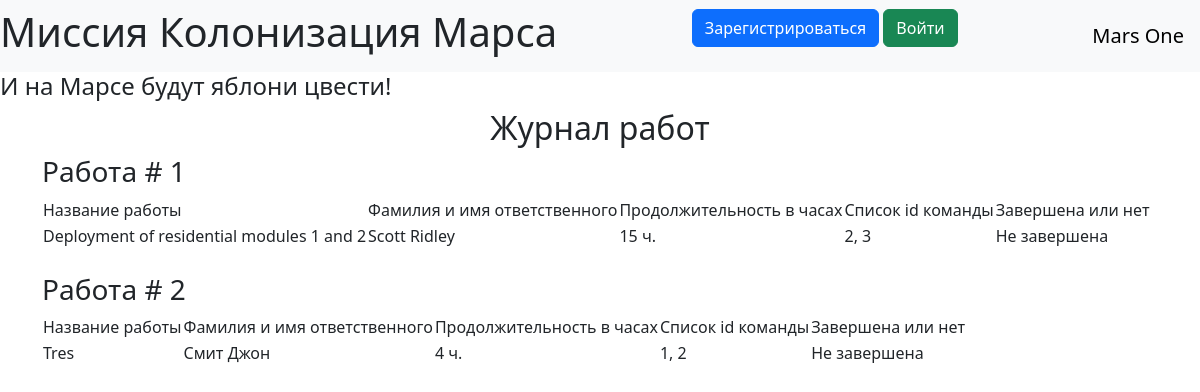
The app's page /, older data.
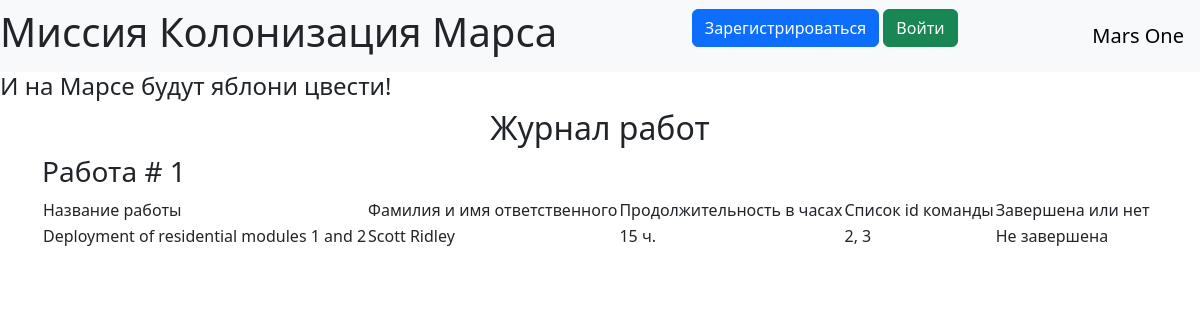
The same page, newer data.
### data/jobs.py (models this page shows)
class Jobs(SqlAlchemyBase, SerializerMixin):
    __tablename__ = 'jobs'
    id = sqlalchemy.Column(sqlalchemy.Integer,
                           primary_key=True, autoincrement=True)
    team_leader = sqlalchemy.Column(sqlalchemy.Integer,
                                    sqlalchemy.ForeignKey("users.id"))
    job = sqlalchemy.Column(sqlalchemy.String, nullable=True)
    work_size = sqlalchemy.Column(sqlalchemy.Integer, nullable=True)
    collaborators = sqlalchemy.Column(sqlalchemy.String, nullable=True)
    start_date = sqlalchemy.Column(sqlalchemy.DateTime,
                                   default=datetime.datetime.now)
    end_date = sqlalchemy.Column(sqlalchemy.DateTime,
                                 default=datetime.datetime.now)
    is_finished = sqlalchemy.Column(sqlalchemy.Boolean, default=True)
    user = orm.relationship('User')

### main.py (the view)
@app.route("/")
def index():
    db_sess = db_session.create_session()
    jobs = db_sess.query(Jobs).all()
    names = dict()
    for job in jobs:
        user = db_sess.query(User).filter(User.id == job.team_leader).first()
        names[job.team_leader] = user.surname + ' ' + user.name
    return render_template("index.html", jobs=jobs, names=names, title="Марсиане")

### data/db_session.py (called while the page is built)
def create_session() -> Session:
    global __factory
    return __factory()

### templates/index.html (shortened to what this page needs)
{% extends "base.html" %}
{% block content %}
<h2>Журнал работ</h2>
{% for job in jobs %}
<h3>Работа # {{ job.id }}</h3>
<div class="table_container">
    <table class="my_table">
        <tr class="my_row">
            <td class="title">Название работы</td>
            <td class="title">Фамилия и имя ответственного</td>
            <td class="title">Продолжительность в часах</td>
            <td class="title">Список id команды</td>
            <td class="title">Завершена или нет</td>
        </tr>
        <tr class="my_row">
            <td class="ordinary">{{ job.job.capitalize() }}</td>
            <td class="ordinary">{{ names[job.team_leader] }}</td>
            <td class="ordinary">{{ job.work_size }} ч.</td>
            <td class="ordinary">{{ job.collaborators }}</td>
            {% if job.is_finished %}
            <td class="ordinary">Завершена</td>
            {% else %}
            <td class="ordinary">Не завершена</td>
            {% endif %}
        </tr>
    </table>
</div>
<br>
{% endfor %}
{% endblock %}

Row changes from the older to the newer data that the page shows:
removed Jobs: id "2", job "Tres", team_leader "Смит Джон", work_size "4", collaborators "1, 2", is_finished "Не завершена"
